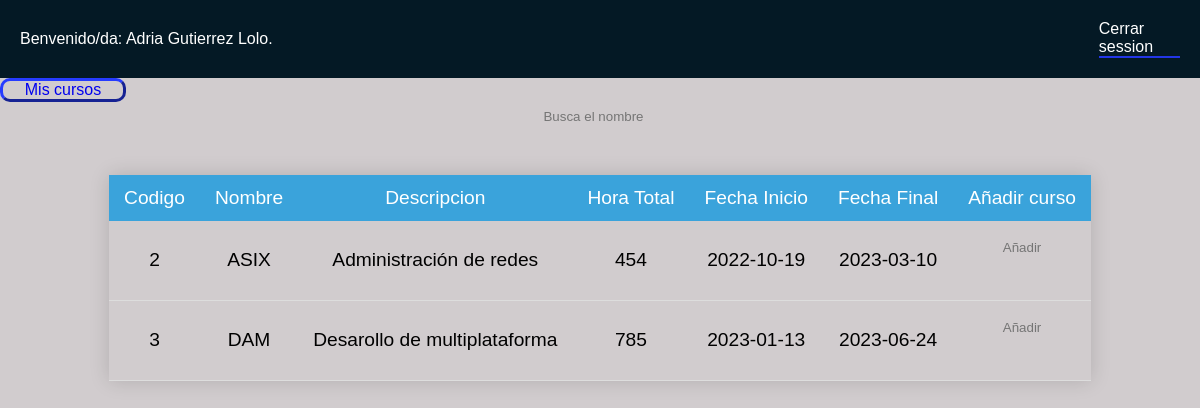
Screenshot of /dispo_cursos.php (signed in) with the database file from the repository.
### tables this page shows
CREATE TABLE `cursos` (
  `codigo` int(10) NOT NULL,
  `nombre` varchar(20) NOT NULL,
  `descripcion` varchar(50) NOT NULL,
  `hora_total` int(4) NOT NULL,
  `fecha_inicio` date NOT NULL,
  `fecha_final` date NOT NULL,
  `DNI_profesor` varchar(9) NOT NULL,
  `actiu` int(11) NOT NULL
);

### dispo_cursos.php (the view, shortened to what this page needs)
<!DOCTYPE html>
<html lang="en">
<head>
    <link rel="stylesheet" href="style.css">
</head>
<nav class="navbar">
    <?php
    if (isset($_SESSION["nombre"])) {
        echo "Benvenido/da: " . $_SESSION["nombre"] . " " . $_SESSION["apellidos"] . ".";
    }
    echo '<a class="b_menu" href="die.php">Cerrar session</a>';
    ?>
</nav>
<body>
    <?php
    $conn = mysqli_connect('localhost', 'root', '', 'info_bdn');
    $auxAlumno = $_SESSION['alumnos'];
    $query = "SELECT *
              FROM cursos
              WHERE codigo NOT IN (
                  SELECT codigo_curso
                  FROM matricula
                  WHERE email_alumno = '$auxAlumno')";
    if (isset($_SESSION['alumnos'])) {
        if (isset($_GET['codigo'])) {
            print("Añadido el curso correctamente");
            header('Refresh: 3; URL=dispo_cursos.php');
            $tempEmail = $_SESSION['alumnos'];
            $codigo_curso = intval($_GET['codigo']);
            $sql = "INSERT INTO matricula VALUES ('$tempEmail', $codigo_curso,'/')";
            if ($result = mysqli_query($conn, $sql)) {
            }
        } else {
            echo '<div class="footer"><a class="boton-personalizado" href="academia.php">Mis cursos</a></div>';
            echo '<div class="container-fluid">
                    <form class="d-flex" action="dispo_cursos.php" method="GET">
                    <input class="buscar-form" type="search" placeholder="Busca el nombre"
                    name="busqueda"> <br>
                    </form>
                  </div>';
            echo '<div class="centrar-tabla"><table class = "content-table">
                <thead>
                        <tr>
                            <td>Codigo</td>
                            <td>Nombre</td>
                            <td>Descripcion</td>
                            <td>Hora Total</td>
                            <td>Fecha Inicio</td>
                            <td>Fecha Final</td>
                            <td>Añadir curso</td>
                        </tr>
                </thead>';
            echo "<tbody>";
            if ($result = mysqli_query($conn, $query)) {
                while ($row = $result->fetch_assoc()) {
                    $codigo = $row["codigo"];
                    $nombre = $row["nombre"];
                    $descripcion = $row["descripcion"];
                    $hora_total = $row["hora_total"];
                    $fecha_inicio = $row["fecha_inicio"];
                    $fecha_final = $row["fecha_final"];
                    echo '<tbody>
                <tr>
                            <td>' . $codigo . '</td>
                            <td>' . $nombre . '</td>
                            <td>' . $descripcion . '</td>
                            <td>' . $hora_total . '</td>
                            <td>' . $fecha_inicio . '</td>
                            <td>' . $fecha_final . '</td>
                            <td>
                                <form methpd="get">
                                    <input type="hidden" value="' . $codigo . '" name="codigo">
                                    <input class="añadir_curso" type="submit" value="Añadir">
                                </form>
                            </td>
                </tr>
                ';
                }
                echo '</tbody></table></div>';
            }
    ?>
</body>
</html>
<?php
        }
    }

### style.css (style rules this page uses)
* { font-family: Arial; }
input { display: block; margin: auto auto; width: 100%; margin-bottom: 2em; padding: 0.5em 0; border: none; background: rgb(209, 204, 206); color: #757575; border: none; text-align: center; }
body { min-height: 500px; height: 100vh; margin: 0px; background: rgb(209, 204, 206); }
.navbar { z-index: 1; display: flex; align-items: center; justify-content: space-between; padding: 20px; background: rgb(4, 25, 37); color: rgb(255, 255, 255); }
a { text-decoration: none; }
.boton-personalizado { border-radius: 10px; border-width: 3px; border-style: outset; border-color: #2336e7; align-items: center; width: 10%; display: flex; align-items: center; justify-content: center; cursor: pointer; }
.b_menu { color: #ffffff; border-top: rgb(4, 25, 37); border-right: rgb(4, 25, 37); border-bottom: blue 2px solid; border-left: rgb(4, 25, 37); border-color: #2336e7; align-items: center; width: 7%; display: flex; align-items: center; justify-content: center; cursor: pointer; }
.centrar-tabla { display: flex; justify-content: center; align-items: center; flex-direction: column; }
.content-table { border-collapse: collapse; font-size: 1.2em; border-radius: 5px 5px 0 0; box-shadow: 0 0 20px rgba(0, 0, 0, 0.15); text-align: center; }
.content-table thead tr { background-color: rgb(58, 163, 219); color: #ffffff; text-align: center; }
.content-table th, .content-table td { padding: 12px 15px; }
.content-table tbody tr { border-bottom: 1px solid #dddddd; }

### rows the page displays
cursos: codigo "2", nombre "ASIX", descripcion "Administración de redes", hora_total "454", fecha_inicio "2022-10-19", fecha_final "2023-03-10"
cursos: codigo "3", nombre "DAM", descripcion "Desarollo de multiplataforma", hora_total "785", fecha_inicio "2023-01-13", fecha_final "2023-06-24"

### other values shown
$_SESSION["nombre"] "Adria"
$_SESSION["apellidos"] "Gutierrez Lolo"
